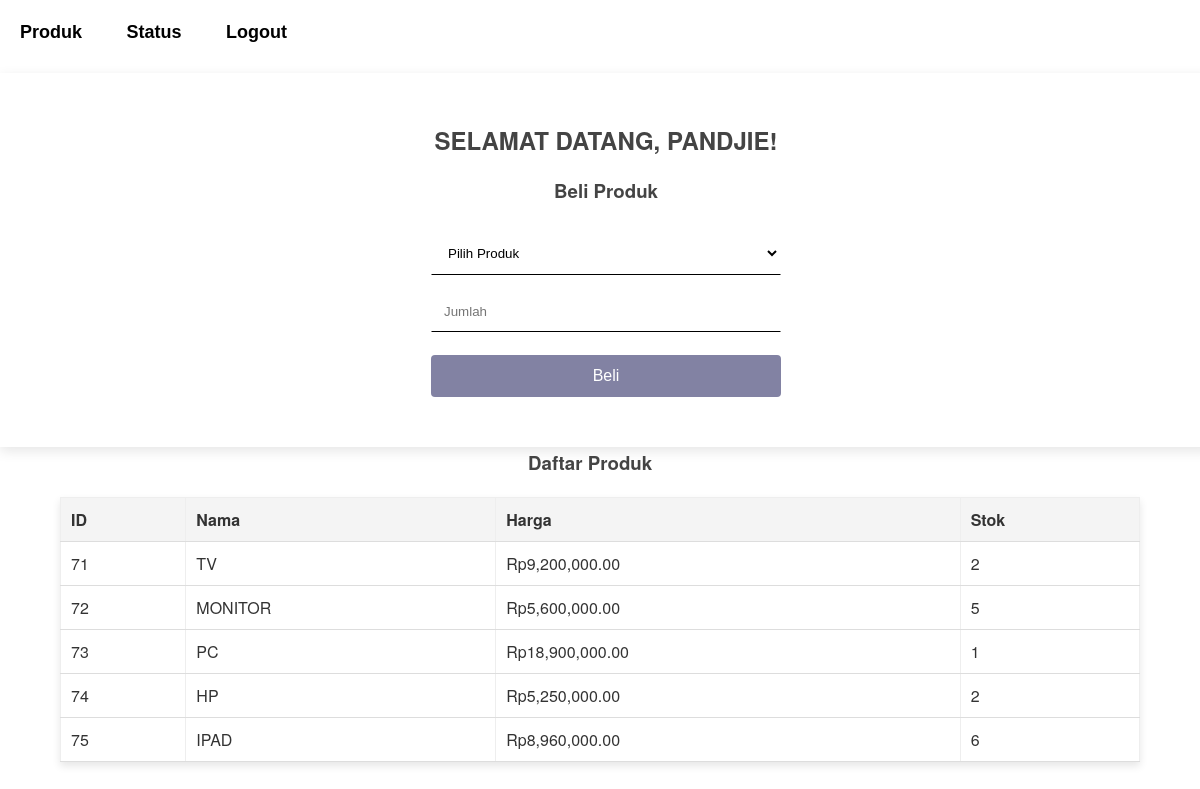
The app's page /Kasir-project/buy.php (signed in) with its own data.
### tables this page shows
CREATE TABLE `products` (
  `id` int(11) NOT NULL,
  `name` varchar(100) NOT NULL,
  `price` decimal(10,2) NOT NULL,
  `stock` int(11) NOT NULL,
  `product_id` int(11) NOT NULL,
  `profit_margin` decimal(10,2) NOT NULL
);

### Kasir-project/buy.php (the view, shortened to what this page needs)
<?php
include 'ayamgoreng.php';
?>
<!DOCTYPE html>
<html>
<head>
    <link rel="stylesheet" href="gado-gado.css">
</head>
<body>
<div class="navbar">
    <a href="buy.php" class="header">Produk</a>
    <a href="status_pembelian.php" class="header">Status</a>
    <a href="logout.php" class="header">Logout</a>
</div>
<div class="wrapperrumah">
    <h2>Selamat datang, <?php echo $_SESSION['username']; ?>!</h2>
    <h3>Beli Produk</h3>
    <form method="POST">
        <select name="product_id" class="inputrumah" required>
            <option value="">Pilih Produk</option>
        </select><br>
        <input type="number" name="quantity" placeholder="Jumlah" class="inputrumah" required><br>
        <button type="submit" class="tombolpanji">Beli</button>
    </form>
</div>
<h3 class="tengahwir">Daftar Produk</h3>
<table border="1">
    <tr>
        <th>ID</th>
        <th>Nama</th>
        <th>Harga</th>
        <th>Stok</th>
    </tr>
    <?php
    $sql = "SELECT * FROM products";
    $result = $conn->query($sql);
    if ($result->num_rows > 0) {
        while ($row = $result->fetch_assoc()) {
            echo "
            <tr>
                <td>" . $row['id'] . "</td>
                <td>" . $row['name'] . "</td>
                <td>Rp" . number_format($row['price'], 2) . "</td>
                <td>" . $row['stock'] . "</td>
            </tr>
            ";
        }
    } else {
        echo "<tr><td colspan='4'>Tidak ada produk</td></tr>";
    }
    ?>
</table>
</body>
</html>

### Kasir-project/gado-gado.css (style rules this page uses)
body { font-family: 'Helvetica Neue', sans-serif; background: url(mountain-4k.jpg) no-repeat center fixed; background-size: cover; margin: 0; padding: 0; color: #333; }
h1, h2, h3 { color: #444; font-weight: bold; margin-bottom: 20px; }
h2 { text-transform: uppercase; }
form { margin: 20px auto; width: 350px; text-align: left; }
input, select { width: 100%; padding: 12px; margin: 8px 0; box-sizing: border-box; border: 1px solid #ffffff; border-bottom: 1px solid; background-color: #ffffff; transition: background-color 0.3s ease; }
button { padding: 12px; background-color: #28a745; color: white; border: none; border-radius: 4px; cursor: pointer; width: 100%; font-size: 16px; transition: background-color 0.3s ease; }
table { margin: 20px auto; width: 90%; border-collapse: collapse; box-shadow: 0 4px 8px rgba(0, 0, 0, 0.1); border: none; }
th, td { padding: 10px; text-align: left; border-bottom: 1px solid #ddd; background-color: #fff; }
th { background-color: #f4f4f4; font-weight: bold; color: #333; }
tbody tr:nth-child(even) { background-color: #f9f9f9; }
.wrapperrumah { background-color: rgb(255, 255, 255); width: 96%; padding: 30px; position: relative; margin: 50px auto; box-shadow: 0 4px 12px rgba(0, 0, 0, 0.1); text-align: center; }
.tombolpanji { margin-top: 15px; background-color: rgb(130, 130, 163); }
.header { text-decoration: none; color: black; font-size: large; padding: 20px; position: relative; top: 20px; font-family:Arial, Helvetica, sans-serif; font-weight: 600; }
.tengahwir { align-items: center; position: absolute; left: 44%; top: 430px; }

### records on screen
products: id "71", name "TV", price "9,200,000.00", stock "2"
products: id "72", name "MONITOR", price "5,600,000.00", stock "5"
products: id "73", name "PC", price "18,900,000.00", stock "1"
products: id "74", name "HP", price "5,250,000.00", stock "2"
products: id "75", name "IPAD", price "8,960,000.00", stock "6"

### other values on screen
$_SESSION['username'] "PANDJIE"
